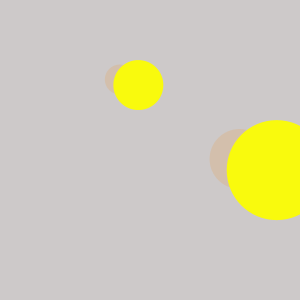
Frame 1 (no input)
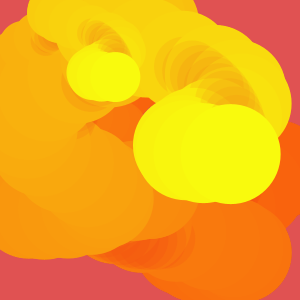
Frame 60 (the mouse pressed at the canvas centre just before this capture)
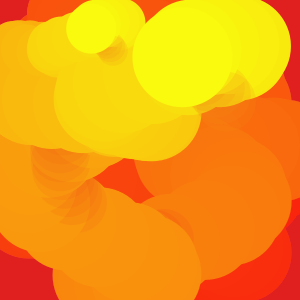
Frame 120 (the mouse held since frame 60 and released just before this capture)

The Processing sketch that drew these frames (run headless with seeded random() and noise(); from frame 60 on, the mouse is pressed at the canvas centre):

// Processing sketch: processing_165802
// ── processing_165802.pde

float angle = 0.0;
float speed = 0.05;
float radius = 90.0;
float sx = 6.0;
float sy = 2.5;

void setup (){
  size (300, 300);
  noStroke ();
  smooth ();
  
}

void draw (){
  fill (250, 5, 5, 4);
  rect (0, 0, width, height);
  angle += speed * 2;
  float sinval = sin(angle);
  float cosval = cos(angle);
  float x = 150 + (cosval * radius);
  float y = 150 + (sinval * radius);
  fill (240, 142, 22, 40);
  ellipse (x, y, 60, 60);
  ellipse (x/2, y/2, 30, 30);
  float x2 = x + cos(angle * sx) * radius/2;
  float y2 = y + sin (angle * sy) * radius/2;
  fill (249, 250, 13);
  ellipse (x2, y2, 100, 100);
  ellipse (x2/2, y2/2, 50, 50);
  
}
